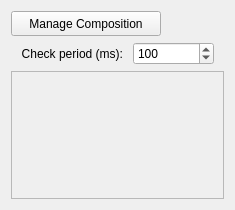
<?xml version="1.0" encoding="UTF-8"?>
<ui version="4.0">
 <class>CompositeModifier</class>
 <widget class="QWidget" name="CompositeModifier">
  <property name="geometry">
   <rect>
    <x>0</x>
    <y>0</y>
    <width>235</width>
    <height>210</height>
   </rect>
  </property>
  <property name="minimumSize">
   <size>
    <width>235</width>
    <height>210</height>
   </size>
  </property>
  <property name="windowTitle">
   <string>Form</string>
  </property>
  <layout class="QVBoxLayout" name="verticalLayout">
   <item>
    <widget class="QPushButton" name="manageButton">
     <property name="sizePolicy">
      <sizepolicy hsizetype="Minimum" vsizetype="Fixed">
       <horstretch>0</horstretch>
       <verstretch>0</verstretch>
      </sizepolicy>
     </property>
     <property name="minimumSize">
      <size>
       <width>115</width>
       <height>25</height>
      </size>
     </property>
     <property name="maximumSize">
      <size>
       <width>150</width>
       <height>25</height>
      </size>
     </property>
     <property name="text">
      <string>Manage Composition</string>
     </property>
    </widget>
   </item>
   <item>
    <widget class="QWidget" name="manageWidget" native="true">
     <layout class="QHBoxLayout" name="manageLayout">
      <property name="spacing">
       <number>10</number>
      </property>
      <property name="leftMargin">
       <number>10</number>
      </property>
      <property name="topMargin">
       <number>0</number>
      </property>
      <property name="rightMargin">
       <number>10</number>
      </property>
      <property name="bottomMargin">
       <number>0</number>
      </property>
      <item>
       <widget class="QLabel" name="label">
        <property name="minimumSize">
         <size>
          <width>90</width>
          <height>0</height>
         </size>
        </property>
        <property name="text">
         <string>Check period (ms):</string>
        </property>
        <property name="alignment">
         <set>Qt::AlignRight|Qt::AlignTrailing|Qt::AlignVCenter</set>
        </property>
       </widget>
      </item>
      <item>
       <widget class="QSpinBox" name="delaySpin">
        <property name="minimumSize">
         <size>
          <width>55</width>
          <height>0</height>
         </size>
        </property>
        <property name="minimum">
         <number>20</number>
        </property>
        <property name="maximum">
         <number>100000</number>
        </property>
        <property name="singleStep">
         <number>10</number>
        </property>
        <property name="value">
         <number>100</number>
        </property>
       </widget>
      </item>
     </layout>
    </widget>
   </item>
   <item>
    <widget class="QScrollArea" name="scrollArea">
     <property name="verticalScrollBarPolicy">
      <enum>Qt::ScrollBarAsNeeded</enum>
     </property>
     <property name="horizontalScrollBarPolicy">
      <enum>Qt::ScrollBarAsNeeded</enum>
     </property>
     <property name="widgetResizable">
      <bool>true</bool>
     </property>
     <widget class="QWidget" name="scrollAreaWidget">
      <property name="geometry">
       <rect>
        <x>0</x>
        <y>0</y>
        <width>217</width>
        <height>134</height>
       </rect>
      </property>
     </widget>
    </widget>
   </item>
  </layout>
 </widget>
 <resources/>
 <connections/>
</ui>
